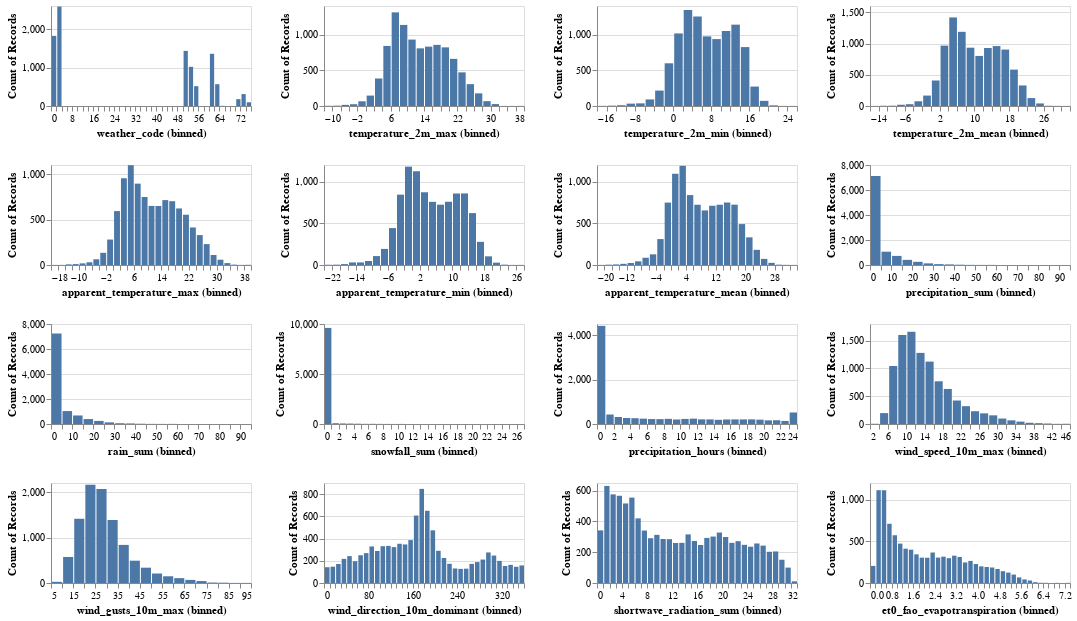

The notebook cell saved with this chart:
### Code cell
alt.data_transformers.enable("vegafusion")

numeric_cols = train_df.select_dtypes(include=['number']).columns.tolist()

numeric_cols_hists = alt.Chart(train_df).mark_bar().encode(
    alt.X(alt.repeat()).type('quantitative').bin(maxbins=40),
        y='count()',
    ).properties(
        height=100,
        width=200
    ).repeat(
        numeric_cols,
        columns=4
    )

# Show the plot
numeric_cols_hists
